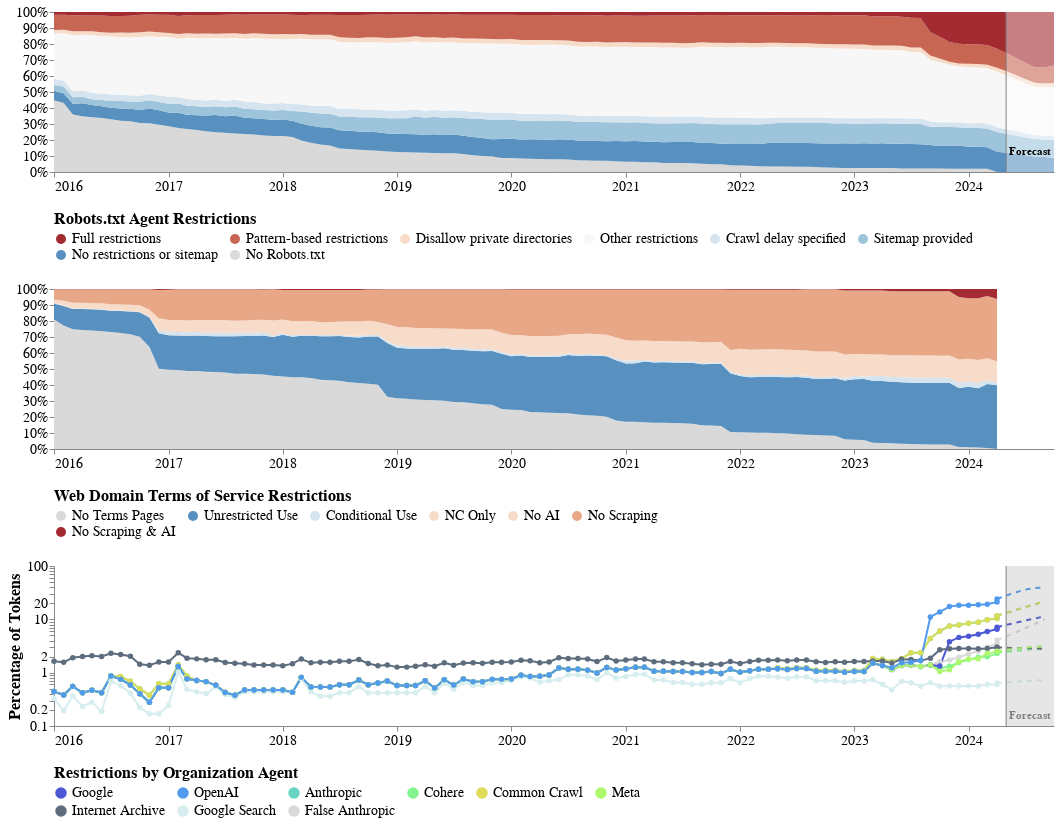

Notebook code for this chart:
### Markdown cell above
## Combine Charts

### Code cell
combined_chart = alt.vconcat(chart_robots, chart_tos, chart_companies).configure_axis(
    grid=False,
    labelFontSize=PLOT_KWARGS["label_fontsize"],
    titleFontSize=PLOT_KWARGS["title_fontsize"],
    labelAngle=0,
    tickCount=len(range(df["period"].dt.year.min(), df["period"].dt.year.max()))
).configure_legend(
    labelFontSize=PLOT_KWARGS["label_fontsize"],
    titleFontSize=PLOT_KWARGS["title_fontsize"],
    columns=PLOT_KWARGS["legend_cols"]
).configure_view(
    strokeWidth=0
).resolve_scale(
    color="independent",
    x="shared"
)

combined_chart.save(
    "Combined_%s.png" % (ANALYSIS_TYPE),
    ppi=300
)

combined_chart

### Figure 1 — Vega-Lite specification as saved in the notebook (floating-point values rounded to 4 significant figures; data arrays with more than 128 entries replaced by an {"elided": "..."} marker saying what was removed)
{"config": {"title": {"font": "Times New Roman"}, "axis": {"labelFont": "Times New Roman", "titleFont": "Times New Roman", "grid": false, "labelAngle": 0, "labelFontSize": 14, "tickCount": 8, "titleFontSize": 16}, "header": {"labelFont": "Times New Roman", "titleFont": "Times New Roman"}, "legend": {"labelFont": "Times New Roman", "titleFont": "Times New Roman", "columns": 6, "labelFontSize": 14, "titleFontSize": 16}, "text": {"font": "Times New Roman"}, "view": {"strokeWidth": 0}}, "vconcat": [{"layer": [{"data": {"name": "data-bb8c1a8e17a2d7a38a34c25ce9142c6c"}, "mark": {"type": "area"}, "encoding": {"color": {"field": "status", "legend": {"orient": "bottom", "titleLimit": 0}, "scale": {"domain": ["Full restrictions", "Pattern-based restrictions", "Disallow private directories", "Other restrictions", "Crawl delay specified", "Sitemap provided", "No restrictions or sitemap", "No Robots.txt"], "range": ["#a32a31", "#c76753", "#f7dcca", "#f7f7f7", "#d5e4ef", "#9dc4db", "#5891bf", "#d9d9d9"]}, "title": "Robots.txt Agent Restrictions", "type": "nominal"}, "order": {"field": "order", "type": "quantitative"}, "x": {"axis": {"format": "%Y", "title": ""}, "field": "period", "type": "temporal"}, "y": {"axis": {"format": "%", "title": ""}, "field": "percentage", "scale": {"domain": [0, 1]}, "type": "quantitative"}}}, {"data": {"name": "data-4f53cda18c2baa0c0354bb5f9a3ecbe5"}, "mark": {"type": "rule", "color": "black"}, "encoding": {"x": {"field": "period", "type": "temporal"}, "y": {"value": -20}, "y2": {"value": 160}}}, {"data": {"name": "data-4f53cda18c2baa0c0354bb5f9a3ecbe5"}, "mark": {"type": "point", "color": "black"}, "encoding": {"x": {"field": "period", "type": "temporal"}, "y": {"value": -20}}}, {"data": {"name": "data-4f53cda18c2baa0c0354bb5f9a3ecbe5"}, "mark": {"type": "text", "align": "left", "baseline": "middle", "color": "black", "dx": 10, "dy": 0, "fontSize": 14}, "encoding": {"text": {"field": "label", "type": "nominal"}, "x": {"field": "period", "type": "temporal"}, "y": {"value": -20}}}, {"data": {"name": "data-72e43f35eaad1e189c0c255eb85c910c"}, "mark": {"type": "rect", "color": "white", "opacity": 0.4}, "encoding": {"x": {"field": "start", "title": "", "type": "temporal"}, "x2": {"field": "end"}}}, {"data": {"name": "data-f2d75896c561bf9713a9b6354ac056e0"}, "mark": {"type": "rule", "color": "gray"}, "encoding": {"x": {"field": "period", "type": "temporal"}}}, {"data": {"name": "data-72928a7f5b836d6d41b0b19341d75930"}, "mark": {"type": "text", "align": "center", "baseline": "middle", "color": "black", "dx": 0, "dy": 140, "fontWeight": "bold"}, "encoding": {"text": {"field": "text", "type": "nominal"}, "x": {"field": "date", "type": "temporal"}, "y": {"value": 0}}}], "height": 160, "title": "", "width": 1000}, {"layer": [{"data": {"name": "data-0fa69157bf483910b87c2a7e4c932736"}, "mark": {"type": "area"}, "encoding": {"color": {"field": "status", "legend": {"orient": "bottom", "titleLimit": 0}, "scale": {"domain": ["No Terms Pages", "Unrestricted Use", "Conditional Use", "NC Only", "No AI", "No Scraping", "No Scraping & AI"], "range": ["#d9d9d9", "#5891bf", "#d5e4ef", "#f7dcca", "#f7dcca", "#e8a888", "#a32a31"]}, "title": "Web Domain Terms of Service Restrictions", "type": "nominal"}, "order": {"field": "order", "type": "quantitative"}, "x": {"axis": {"format": "%Y", "title": ""}, "field": "period", "type": "temporal"}, "y": {"axis": {"format": "%", "title": ""}, "field": "percentage", "scale": {"domain": [0, 1]}, "type": "quantitative"}}}, {"data": {"name": "data-4f53cda18c2baa0c0354bb5f9a3ecbe5"}, "mark": {"type": "rule", "color": "black"}, "encoding": {"x": {"field": "period", "type": "temporal"}, "y": {"value": -20}, "y2": {"value": 160}}}, {"data": {"name": "data-4f53cda18c2baa0c0354bb5f9a3ecbe5"}, "mark": {"type": "point", "color": "black"}, "encoding": {"x": {"field": "period", "type": "temporal"}, "y": {"value": -20}}}, {"data": {"name": "data-4f53cda18c2baa0c0354bb5f9a3ecbe5"}, "mark": {"type": "text", "align": "left", "baseline": "middle", "color": "black", "dx": 10, "dy": 0, "fontSize": 14}, "encoding": {"text": {"field": "label", "type": "nominal"}, "x": {"field": "period", "type": "temporal"}, "y": {"value": -20}}}], "height": 160, "title": "", "width": 1000}, {"layer": [{"data": {"name": "data-7896e2b9a59fc1a0ecf8b053669ac57f"}, "mark": {"type": "line"}, "encoding": {"color": {"field": "agent", "legend": {"orient": "bottom", "title": "Restrictions by Organization Agent", "titleLimit": 0}, "scale": {"domain": ["Google", "OpenAI", "Anthropic", "Cohere", "Common Crawl", "Meta", "Internet Archive", "Google Search", "False Anthropic"], "range": ["#4D58D5", "#519BEE", "#68D4C4", "#83F590", "#DEDD56", "#ADF86C", "#5D6D7E", "#D7EDEE", "#D9D9D9"]}, "type": "nominal"}, "strokeDash": {"value": [5, 5]}, "x": {"axis": {"format": "%Y", "labelAngle": 0, "tickCount": "year"}, "field": "period", "timeUnit": "yearmonth", "title": "", "type": "temporal"}, "y": {"field": "percent_Restrictive", "scale": {"type": "log"}, "title": "Percentage of Tokens", "type": "quantitative"}}}, {"data": {"name": "data-d0d1cb2b581a6e5042df7e14ec9b0c55"}, "mark": {"type": "line", "point": true}, "encoding": {"color": {"field": "agent", "legend": {"orient": "bottom", "title": "Restrictions by Organization Agent", "titleLimit": 0}, "scale": {"domain": ["Google", "OpenAI", "Anthropic", "Cohere", "Common Crawl", "Meta", "Internet Archive", "Google Search", "False Anthropic"], "range": ["#4D58D5", "#519BEE", "#68D4C4", "#83F590", "#DEDD56", "#ADF86C", "#5D6D7E", "#D7EDEE", "#D9D9D9"]}, "type": "nominal"}, "x": {"axis": {"format": "%Y", "labelAngle": 0, "tickCount": "year"}, "field": "period", "timeUnit": "yearmonth", "title": "", "type": "temporal"}, "y": {"field": "percent_Restrictive", "scale": {"type": "log"}, "title": "Percentage of Tokens", "type": "quantitative"}}}, {"data": {"name": "data-72e43f35eaad1e189c0c255eb85c910c"}, "mark": {"type": "rect", "color": "gray", "opacity": 0.2}, "encoding": {"x": {"field": "start", "title": "", "type": "temporal"}, "x2": {"field": "end"}}}, {"data": {"name": "data-f2d75896c561bf9713a9b6354ac056e0"}, "mark": {"type": "rule", "color": "gray"}, "encoding": {"x": {"field": "period", "type": "temporal"}}}, {"data": {"name": "data-72928a7f5b836d6d41b0b19341d75930"}, "mark": {"type": "text", "align": "center", "baseline": "middle", "color": "gray", "dx": 0, "dy": 150, "fontWeight": "bold"}, "encoding": {"text": {"field": "text", "type": "nominal"}, "x": {"field": "date", "type": "temporal"}, "y": {"value": 0}}}, {"data": {"name": "data-4f53cda18c2baa0c0354bb5f9a3ecbe5"}, "mark": {"type": "rule", "color": "black"}, "encoding": {"x": {"field": "period", "type": "temporal"}, "y": {"field": "y_min", "type": "quantitative"}, "y2": {"field": "y_max"}}}, {"data": {"name": "data-4f53cda18c2baa0c0354bb5f9a3ecbe5"}, "mark": {"type": "point", "color": "black"}, "encoding": {"x": {"field": "period", "type": "temporal"}, "y": {"field": "y_max", "type": "quantitative"}}}, {"data": {"name": "data-4f53cda18c2baa0c0354bb5f9a3ecbe5"}, "mark": {"type": "text", "align": "left", "baseline": "middle", "color": "black", "dx": 10, "dy": 0, "fontSize": 14}, "encoding": {"text": {"field": "label", "type": "nominal"}, "x": {"field": "period", "type": "temporal"}, "y": {"field": "y_max", "type": "quantitative"}}}], "height": 160, "width": 1000}], "resolve": {"scale": {"color": "independent", "x": "shared"}}, "$schema": "https://vega.github.io/schema/vega-lite/v5.17.0.json", "datasets": {"data-bb8c1a8e17a2d7a38a34c25ce9142c6c": {"elided": "848 records"}, "data-4f53cda18c2baa0c0354bb5f9a3ecbe5": [], "data-72e43f35eaad1e189c0c255eb85c910c": [{"start": "2024-04-30T00:00:00", "end": "2024-09-30T00:00:00"}], "data-f2d75896c561bf9713a9b6354ac056e0": [{"period": "2024-04-30T00:00:00"}], "data-72928a7f5b836d6d41b0b19341d75930": [{"date": "2024-07-15T12:00:00", "text": "Forecast"}], "data-0fa69157bf483910b87c2a7e4c932736": {"elided": "700 records"}, "data-7896e2b9a59fc1a0ecf8b053669ac57f": [{"period": "2024-04-30T00:00:00", "agent": "Anthropic", "percent_Restrictive": 11.73, "timestamp": 1714000000.0}, {"period": "2024-05-31T00:00:00", "agent": "Anthropic", "percent_Restrictive": 13.19, "timestamp": 1717000000.0}, {"period": "2024-06-30T00:00:00", "agent": "Anthropic", "percent_Restrictive": 15.03, "timestamp": 1720000000.0}, {"period": "2024-07-31T00:00:00", "agent": "Anthropic", "percent_Restrictive": 17.02, "timestamp": 1722000000.0}, {"period": "2024-08-31T00:00:00", "agent": "Anthropic", "percent_Restrictive": 19.25, "timestamp": 1725000000.0}, {"period": "2024-09-30T00:00:00", "agent": "Anthropic", "percent_Restrictive": 21.61, "timestamp": 1728000000.0}, {"period": "2024-04-30T00:00:00", "agent": "Cohere", "percent_Restrictive": 2.38, "timestamp": 1714000000.0}, {"period": "2024-05-31T00:00:00", "agent": "Cohere", "percent_Restrictive": 2.451, "timestamp": 1717000000.0}, {"period": "2024-06-30T00:00:00", "agent": "Cohere", "percent_Restrictive": 2.569, "timestamp": 1720000000.0}, {"period": "2024-07-31T00:00:00", "agent": "Cohere", "percent_Restrictive": 2.673, "timestamp": 1722000000.0}, {"period": "2024-08-31T00:00:00", "agent": "Cohere", "percent_Restrictive": 2.77, "timestamp": 1725000000.0}, {"period": "2024-09-30T00:00:00", "agent": "Cohere", "percent_Restrictive": 2.847, "timestamp": 1728000000.0}, {"period": "2024-04-30T00:00:00", "agent": "Combined Agent", "percent_Restrictive": 26.23, "timestamp": 1714000000.0}, {"period": "2024-05-31T00:00:00", "agent": "Combined Agent", "percent_Restrictive": 30.36, "timestamp": 1717000000.0}, {"period": "2024-06-30T00:00:00", "agent": "Combined Agent", "percent_Restrictive": 34.69, "timestamp": 1720000000.0}, {"period": "2024-07-31T00:00:00", "agent": "Combined Agent", "percent_Restrictive": 38.99, "timestamp": 1722000000.0}, {"period": "2024-08-31T00:00:00", "agent": "Combined Agent", "percent_Restrictive": 39.29, "timestamp": 1725000000.0}, {"period": "2024-09-30T00:00:00", "agent": "Combined Agent", "percent_Restrictive": 37.5, "timestamp": 1728000000.0}, {"period": "2024-04-30T00:00:00", "agent": "Common Crawl", "percent_Restrictive": 11.73, "timestamp": 1714000000.0}, {"period": "2024-05-31T00:00:00", "agent": "Common Crawl", "percent_Restrictive": 13.19, "timestamp": 1717000000.0}, {"period": "2024-06-30T00:00:00", "agent": "Common Crawl", "percent_Restrictive": 15.03, "timestamp": 1720000000.0}, {"period": "2024-07-31T00:00:00", "agent": "Common Crawl", "percent_Restrictive": 17.02, "timestamp": 1722000000.0}, {"period": "2024-08-31T00:00:00", "agent": "Common Crawl", "percent_Restrictive": 19.25, "timestamp": 1725000000.0}, {"period": "2024-09-30T00:00:00", "agent": "Common Crawl", "percent_Restrictive": 21.61, "timestamp": 1728000000.0}, {"period": "2024-04-30T00:00:00", "agent": "False Anthropic", "percent_Restrictive": 4.096, "timestamp": 1714000000.0}, {"period": "2024-05-31T00:00:00", "agent": "False Anthropic", "percent_Restrictive": 4.805, "timestamp": 1717000000.0}, {"period": "2024-06-30T00:00:00", "agent": "False Anthropic", "percent_Restrictive": 5.715, "timestamp": 1720000000.0}, {"period": "2024-07-31T00:00:00", "agent": "False Anthropic", "percent_Restrictive": 6.862, "timestamp": 1722000000.0}, {"period": "2024-08-31T00:00:00", "agent": "False Anthropic", "percent_Restrictive": 8.283, "timestamp": 1725000000.0}, {"period": "2024-09-30T00:00:00", "agent": "False Anthropic", "percent_Restrictive": 10.07, "timestamp": 1728000000.0}, {"period": "2024-04-30T00:00:00", "agent": "Google", "percent_Restrictive": 7.143, "timestamp": 1714000000.0}, {"period": "2024-05-31T00:00:00", "agent": "Google", "percent_Restrictive": 7.867, "timestamp": 1717000000.0}, {"period": "2024-06-30T00:00:00", "agent": "Google", "percent_Restrictive": 8.659, "timestamp": 1720000000.0}, {"period": "2024-07-31T00:00:00", "agent": "Google", "percent_Restrictive": 9.525, "timestamp": 1722000000.0}, {"period": "2024-08-31T00:00:00", "agent": "Google", "percent_Restrictive": 10.44, "timestamp": 1725000000.0}, {"period": "2024-09-30T00:00:00", "agent": "Google", "percent_Restrictive": 11.42, "timestamp": 1728000000.0}, {"period": "2024-04-30T00:00:00", "agent": "Google Search", "percent_Restrictive": 0.6404, "timestamp": 1714000000.0}, {"period": "2024-05-31T00:00:00", "agent": "Google Search", "percent_Restrictive": 0.6558, "timestamp": 1717000000.0}, {"period": "2024-06-30T00:00:00", "agent": "Google Search", "percent_Restrictive": 0.6722, "timestamp": 1720000000.0}, {"period": "2024-07-31T00:00:00", "agent": "Google Search", "percent_Restrictive": 0.6959, "timestamp": 1722000000.0}, {"period": "2024-08-31T00:00:00", "agent": "Google Search", "percent_Restrictive": 0.7126, "timestamp": 1725000000.0}, {"period": "2024-09-30T00:00:00", "agent": "Google Search", "percent_Restrictive": 0.7259, "timestamp": 1728000000.0}, {"period": "2024-04-30T00:00:00", "agent": "Internet Archive", "percent_Restrictive": 2.979, "timestamp": 1714000000.0}, {"period": "2024-05-31T00:00:00", "agent": "Internet Archive", "percent_Restrictive": 2.933, "timestamp": 1717000000.0}, {"period": "2024-06-30T00:00:00", "agent": "Internet Archive", "percent_Restrictive": 2.901, "timestamp": 1720000000.0}, {"period": "2024-07-31T00:00:00", "agent": "Internet Archive", "percent_Restrictive": 2.879, "timestamp": 1722000000.0}, {"period": "2024-08-31T00:00:00", "agent": "Internet Archive", "percent_Restrictive": 2.86, "timestamp": 1725000000.0}, {"period": "2024-09-30T00:00:00", "agent": "Internet Archive", "percent_Restrictive": 2.79, "timestamp": 1728000000.0}, {"period": "2024-04-30T00:00:00", "agent": "Meta", "percent_Restrictive": 2.532, "timestamp": 1714000000.0}, {"period": "2024-05-31T00:00:00", "agent": "Meta", "percent_Restrictive": 2.677, "timestamp": 1717000000.0}, {"period": "2024-06-30T00:00:00", "agent": "Meta", "percent_Restrictive": 2.824, "timestamp": 1720000000.0}, {"period": "2024-07-31T00:00:00", "agent": "Meta", "percent_Restrictive": 2.958, "timestamp": 1722000000.0}, {"period": "2024-08-31T00:00:00", "agent": "Meta", "percent_Restrictive": 3.062, "timestamp": 1725000000.0}, {"period": "2024-09-30T00:00:00", "agent": "Meta", "percent_Restrictive": 3.142, "timestamp": 1728000000.0}, {"period": "2024-04-30T00:00:00", "agent": "OpenAI", "percent_Restrictive": 24.14, "timestamp": 1714000000.0}, {"period": "2024-05-31T00:00:00", "agent": "OpenAI", "percent_Restrictive": 28.01, "timestamp": 1717000000.0}, {"period": "2024-06-30T00:00:00", "agent": "OpenAI", "percent_Restrictive": 32.13, "timestamp": 1720000000.0}, {"period": "2024-07-31T00:00:00", "agent": "OpenAI", "percent_Restrictive": 36.33, "timestamp": 1722000000.0}, {"period": "2024-08-31T00:00:00", "agent": "OpenAI", "percent_Restrictive": 38.55, "timestamp": 1725000000.0}, {"period": "2024-09-30T00:00:00", "agent": "OpenAI", "percent_Restrictive": 39.81, "timestamp": 1728000000.0}], "data-d0d1cb2b581a6e5042df7e14ec9b0c55": {"elided": "1010 records"}}}
